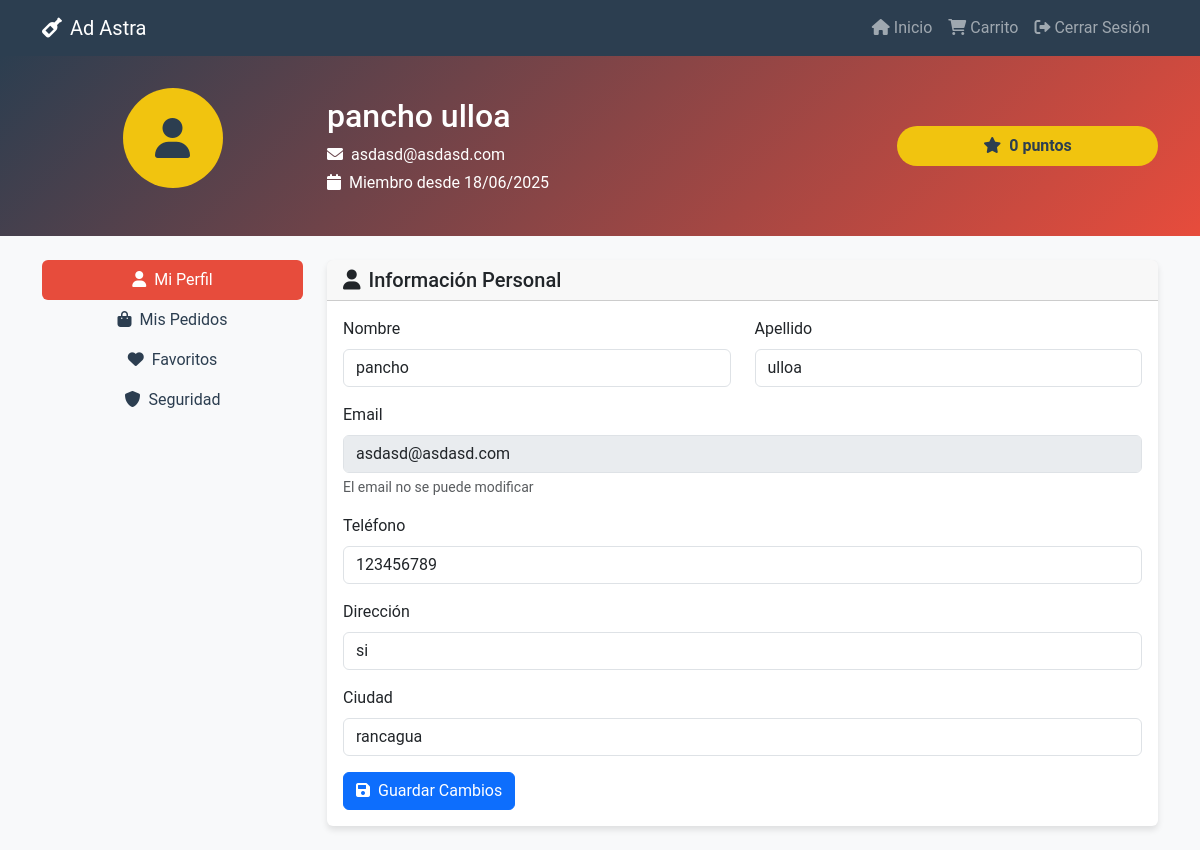
The app's page /perfil.php (signed in) with its own data.
### tables this page shows
CREATE TABLE `usuarios` (
  `id` int(11) NOT NULL,
  `nombre` varchar(100) NOT NULL,
  `apellido` varchar(100) NOT NULL,
  `email` varchar(150) NOT NULL,
  `password` varchar(255) NOT NULL,
  `telefono` varchar(20) DEFAULT NULL,
  `direccion` text DEFAULT NULL,
  `ciudad` varchar(100) DEFAULT NULL,
  `fecha_registro` timestamp NOT NULL DEFAULT current_timestamp(),
  `ultimo_acceso` timestamp NULL DEFAULT NULL,
  `activo` tinyint(1) DEFAULT 1,
  `puntos_fidelidad` int(11) DEFAULT 0
);

### config/auth.php (called while the page is built, shortened)
<?php
$host = "localhost";
$user = "root";
$password = "";
$db = "botilleria";
$conn = new mysqli($host, $user, $password, $db);
class Auth {
    private $conn;
    public function __construct($connection) {
        $this->conn = $connection;
    }
    public function isLoggedIn() {
        return isset($_SESSION['user_id']);
    }
    public function getCurrentUser() {
        $stmt = $this->conn->prepare("SELECT * FROM usuarios WHERE id = ?");
        $stmt->bind_param("i", $_SESSION['user_id']);
        $stmt->execute();
        $result = $stmt->get_result();
        return $result->fetch_assoc();
    }
}
$auth = new Auth($conn);
?>

### perfil.php (the view, shortened to what this page needs)
<?php
require_once 'config/auth.php';
$user = $auth->getCurrentUser();
?>
<!DOCTYPE html>
<html lang="es">
<head>
    <link href="https://cdn.jsdelivr.net/npm/bootstrap@5.3.3/dist/css/bootstrap.min.css" rel="stylesheet">
    <link rel="stylesheet" href="https://cdnjs.cloudflare.com/ajax/libs/font-awesome/6.0.0/css/all.min.css">
</head>
<body>
    <nav class="navbar navbar-expand-lg navbar-dark">
        <div class="container">
            <a class="navbar-brand" href="index.php">
                <i class="fas fa-wine-bottle me-2"></i>Ad Astra
            </a>
            <div class="navbar-nav ms-auto">
                <a class="nav-link" href="index.php">
                    <i class="fas fa-home me-1"></i>Inicio
                </a>
                <a class="nav-link" href="carrito.php">
                    <i class="fas fa-shopping-cart me-1"></i>Carrito
                </a>
                <a class="nav-link" href="logout.php">
                    <i class="fas fa-sign-out-alt me-1"></i>Cerrar Sesión
                </a>
            </div>
        </div>
    </nav>
    <div class="profile-header">
        <div class="container">
            <div class="row align-items-center">
                <div class="col-md-3 text-center">
                    <div class="profile-avatar">
                        <i class="fas fa-user"></i>
                    </div>
                </div>
                <div class="col-md-6">
                    <h2><?php echo htmlspecialchars($user['nombre'] . ' ' . $user['apellido']); ?></h2>
                    <p class="mb-1">
                        <i class="fas fa-envelope me-2"></i><?php echo htmlspecialchars($user['email']); ?>
                    </p>
                    <p class="mb-0">
                        <i class="fas fa-calendar me-2"></i>Miembro desde <?php echo date('d/m/Y', strtotime($user['fecha_registro'])); ?>
                    </p>
                </div>
                <div class="col-md-3 text-center">
                    <div class="points-badge">
                        <i class="fas fa-star me-2"></i><?php echo $user['puntos_fidelidad']; ?> puntos
                    </div>
                </div>
            </div>
        </div>
    </div>
    <div class="container py-4">
        <div class="row">
            <div class="col-md-3">
                <div class="nav flex-column nav-pills" id="v-pills-tab" role="tablist">
                    <button class="nav-link active" id="v-pills-profile-tab" data-bs-toggle="pill" data-bs-target="#v-pills-profile" type="button" role="tab">
                        <i class="fas fa-user me-2"></i>Mi Perfil
                    </button>
                    <button class="nav-link" id="v-pills-orders-tab" data-bs-toggle="pill" data-bs-target="#v-pills-orders" type="button" role="tab">
                        <i class="fas fa-shopping-bag me-2"></i>Mis Pedidos
                    </button>
                    <button class="nav-link" id="v-pills-favorites-tab" data-bs-toggle="pill" data-bs-target="#v-pills-favorites" type="button" role="tab">
                        <i class="fas fa-heart me-2"></i>Favoritos
                    </button>
                    <button class="nav-link" id="v-pills-security-tab" data-bs-toggle="pill" data-bs-target="#v-pills-security" type="button" role="tab">
                        <i class="fas fa-shield-alt me-2"></i>Seguridad
                    </button>
                </div>
            </div>
            <div class="col-md-9">
                <div class="tab-content" id="v-pills-tabContent">
                    <div class="tab-pane fade show active" id="v-pills-profile" role="tabpanel">
                        <div class="card">
                            <div class="card-header">
                                <h5 class="mb-0">
                                    <i class="fas fa-user me-2"></i>Información Personal
                                </h5>
                            </div>
                            <div class="card-body">
                                <form method="POST" action="">
                                    <div class="row">
                                        <div class="col-md-6 mb-3">
                                            <label for="nombre" class="form-label">Nombre</label>
                                            <input type="text" class="form-control" id="nombre" name="nombre" value="<?php echo htmlspecialchars($user['nombre']); ?>" required>
                                        </div>
                                        <div class="col-md-6 mb-3">
                                            <label for="apellido" class="form-label">Apellido</label>
                                            <input type="text" class="form-control" id="apellido" name="apellido" value="<?php echo htmlspecialchars($user['apellido']); ?>" required>
                                        </div>
                                    </div>
                                    <div class="mb-3">
                                        <label for="email" class="form-label">Email</label>
                                        <input type="email" class="form-control" id="email" value="<?php echo htmlspecialchars($user['email']); ?>" disabled>
                                        <div class="form-text">El email no se puede modificar</div>
                                    </div>
                                    <div class="mb-3">
                                        <label for="telefono" class="form-label">Teléfono</label>
                                        <input type="tel" class="form-control" id="telefono" name="telefono" value="<?php echo htmlspecialchars($user['telefono']); ?>">
                                    </div>
                                    <div class="mb-3">
                                        <label for="direccion" class="form-label">Dirección</label>
                                        <input type="text" class="form-control" id="direccion" name="direccion" value="<?php echo htmlspecialchars($user['direccion']); ?>">
                                    </div>
                                    <div class="mb-3">
                                        <label for="ciudad" class="form-label">Ciudad</label>
                                        <input type="text" class="form-control" id="ciudad" name="ciudad" value="<?php echo htmlspecialchars($user['ciudad']); ?>">
                                    </div>
                                    <button type="submit" class="btn btn-primary">
                                        <i class="fas fa-save me-2"></i>Guardar Cambios
                                    </button>
                                </form>
                            </div>
                        </div>
                    </div>
                </div>
            </div>
        </div>
    </div>
</body>
</html>

### perfil.php (style rules this page uses)
:root { --primary-color: #2C3E50; --secondary-color: #E74C3C; --accent-color: #F1C40F; }
body { font-family: 'Roboto', sans-serif; background-color: #f8f9fa; }
.navbar { background-color: var(--primary-color); }
.profile-header { background: linear-gradient(135deg, var(--primary-color), var(--secondary-color)); color: white; padding: 2rem 0; }
.profile-avatar { width: 100px; height: 100px; background: var(--accent-color); border-radius: 50%; display: flex; align-items: center; justify-content: center; font-size: 2.5rem; color: var(--primary-color); margin: 0 auto 1rem; }
.nav-pills .nav-link { color: var(--primary-color); }
.nav-pills .nav-link.active { background-color: var(--secondary-color); }
.card { border: none; box-shadow: 0 4px 6px rgba(0,0,0,0.1); }
.points-badge { background: var(--accent-color); color: var(--primary-color); padding: 0.5rem 1rem; border-radius: 20px; font-weight: bold; }

### records on screen
usuarios: nombre+apellido "pancho ulloa", email "asdasd@asdasd.com", fecha_registro "18/06/2025", puntos_fidelidad "0", nombre "pancho", apellido "ulloa", telefono "123456789", direccion "si", ciudad "rancagua"
